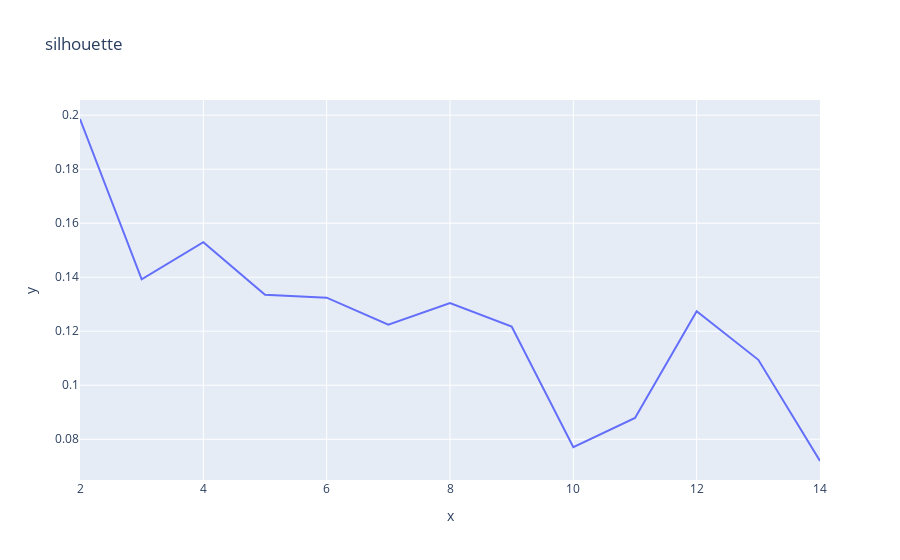
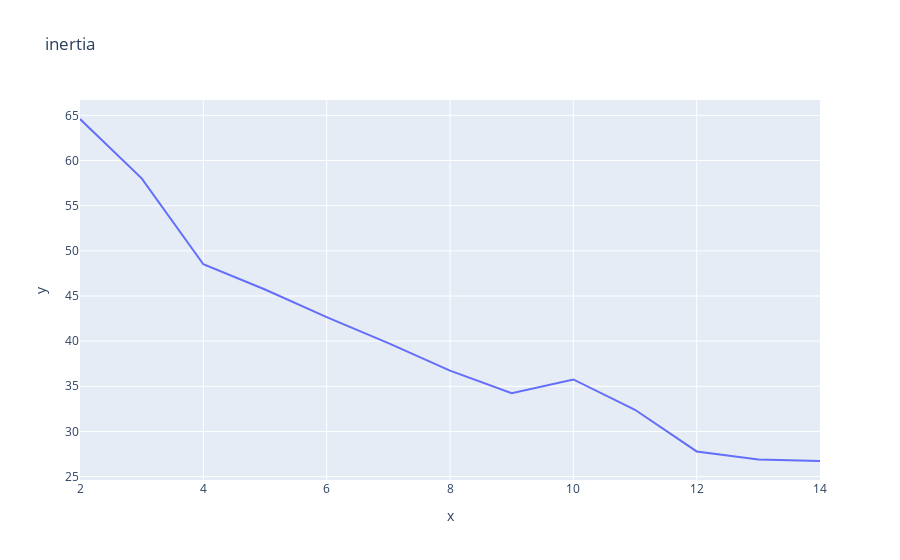
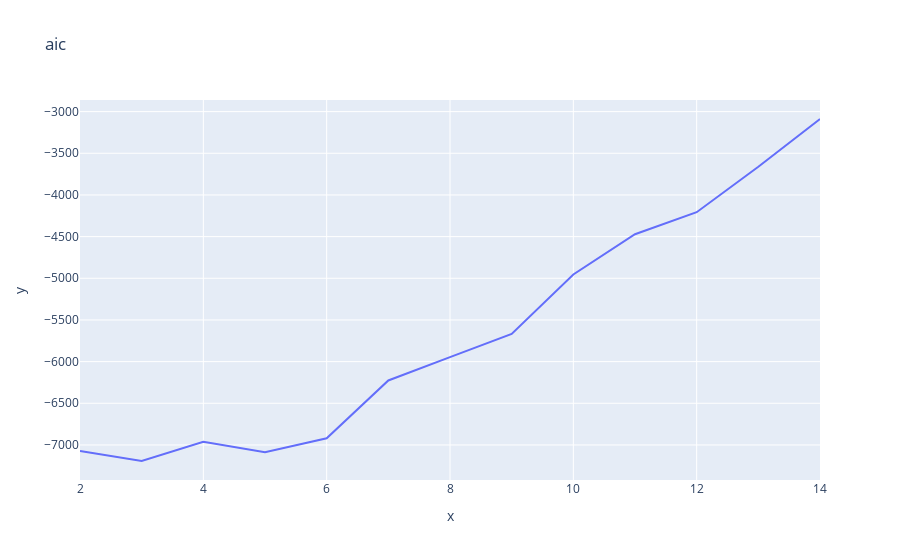
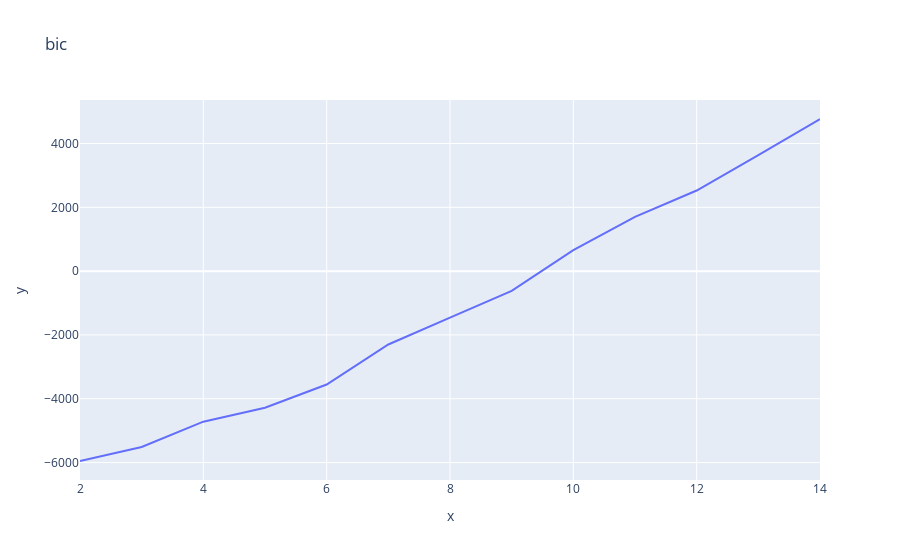

Here is the notebook cell these charts were saved with, in order:
### Code cell
print_plots(art_data)

### Figure 1 — Plotly figure (JSON) as saved in the notebook; plotly's stock layout.template omitted (floating-point values rounded to 4 significant figures)
{"data": [{"hovertemplate": "x=%{x}<br>y=%{y}<extra></extra>", "legendgroup": "", "line": {"color": "#636efa", "dash": "solid"}, "marker": {"symbol": "circle"}, "mode": "lines", "name": "", "orientation": "v", "showlegend": false, "type": "scatter", "x": [2, 3, 4, 5, 6, 7, 8, 9, 10, 11, 12, 13, 14], "xaxis": "x", "y": [0.1986, 0.1392, 0.153, 0.1335, 0.1324, 0.1225, 0.1304, 0.1217, 0.07708, 0.0879, 0.1274, 0.1094, 0.07195], "yaxis": "y"}], "layout": {"legend": {"tracegroupgap": 0}, "title": {"text": "silhouette"}, "xaxis": {"anchor": "y", "domain": [0, 1], "title": {"text": "x"}}, "yaxis": {"anchor": "x", "domain": [0, 1], "title": {"text": "y"}}}}

### Figure 2 — Plotly figure (JSON) as saved in the notebook; plotly's stock layout.template omitted (floating-point values rounded to 4 significant figures)
{"data": [{"hovertemplate": "x=%{x}<br>y=%{y}<extra></extra>", "legendgroup": "", "line": {"color": "#636efa", "dash": "solid"}, "marker": {"symbol": "circle"}, "mode": "lines", "name": "", "orientation": "v", "showlegend": false, "type": "scatter", "x": [2, 3, 4, 5, 6, 7, 8, 9, 10, 11, 12, 13, 14], "xaxis": "x", "y": [64.6, 58.03, 48.52, 45.72, 42.67, 39.78, 36.73, 34.24, 35.76, 32.4, 27.79, 26.89, 26.73], "yaxis": "y"}], "layout": {"legend": {"tracegroupgap": 0}, "title": {"text": "inertia"}, "xaxis": {"anchor": "y", "domain": [0, 1], "title": {"text": "x"}}, "yaxis": {"anchor": "x", "domain": [0, 1], "title": {"text": "y"}}}}

### Figure 3 — Plotly figure (JSON) as saved in the notebook; plotly's stock layout.template omitted (floating-point values rounded to 4 significant figures)
{"data": [{"hovertemplate": "x=%{x}<br>y=%{y}<extra></extra>", "legendgroup": "", "line": {"color": "#636efa", "dash": "solid"}, "marker": {"symbol": "circle"}, "mode": "lines", "name": "", "orientation": "v", "showlegend": false, "type": "scatter", "x": [2, 3, 4, 5, 6, 7, 8, 9, 10, 11, 12, 13, 14], "xaxis": "x", "y": [-7071.0, -7193.0, -6961.0, -7087.0, -6920.0, -6226.0, -5946.0, -5667.0, -4955.0, -4472.0, -4207.0, -3662.0, -3089.0], "yaxis": "y"}], "layout": {"legend": {"tracegroupgap": 0}, "title": {"text": "aic"}, "xaxis": {"anchor": "y", "domain": [0, 1], "title": {"text": "x"}}, "yaxis": {"anchor": "x", "domain": [0, 1], "title": {"text": "y"}}}}

### Figure 4 — Plotly figure (JSON) as saved in the notebook; plotly's stock layout.template omitted (floating-point values rounded to 4 significant figures)
{"data": [{"hovertemplate": "x=%{x}<br>y=%{y}<extra></extra>", "legendgroup": "", "line": {"color": "#636efa", "dash": "solid"}, "marker": {"symbol": "circle"}, "mode": "lines", "name": "", "orientation": "v", "showlegend": false, "type": "scatter", "x": [2, 3, 4, 5, 6, 7, 8, 9, 10, 11, 12, 13, 14], "xaxis": "x", "y": [-5950.0, -5511.0, -4718.0, -4282.0, -3554.0, -2299.0, -1457.0, -617.1, 657.0, 1701.0, 2527.0, 3633.0, 4768.0], "yaxis": "y"}], "layout": {"legend": {"tracegroupgap": 0}, "title": {"text": "bic"}, "xaxis": {"anchor": "y", "domain": [0, 1], "title": {"text": "x"}}, "yaxis": {"anchor": "x", "domain": [0, 1], "title": {"text": "y"}}}}
